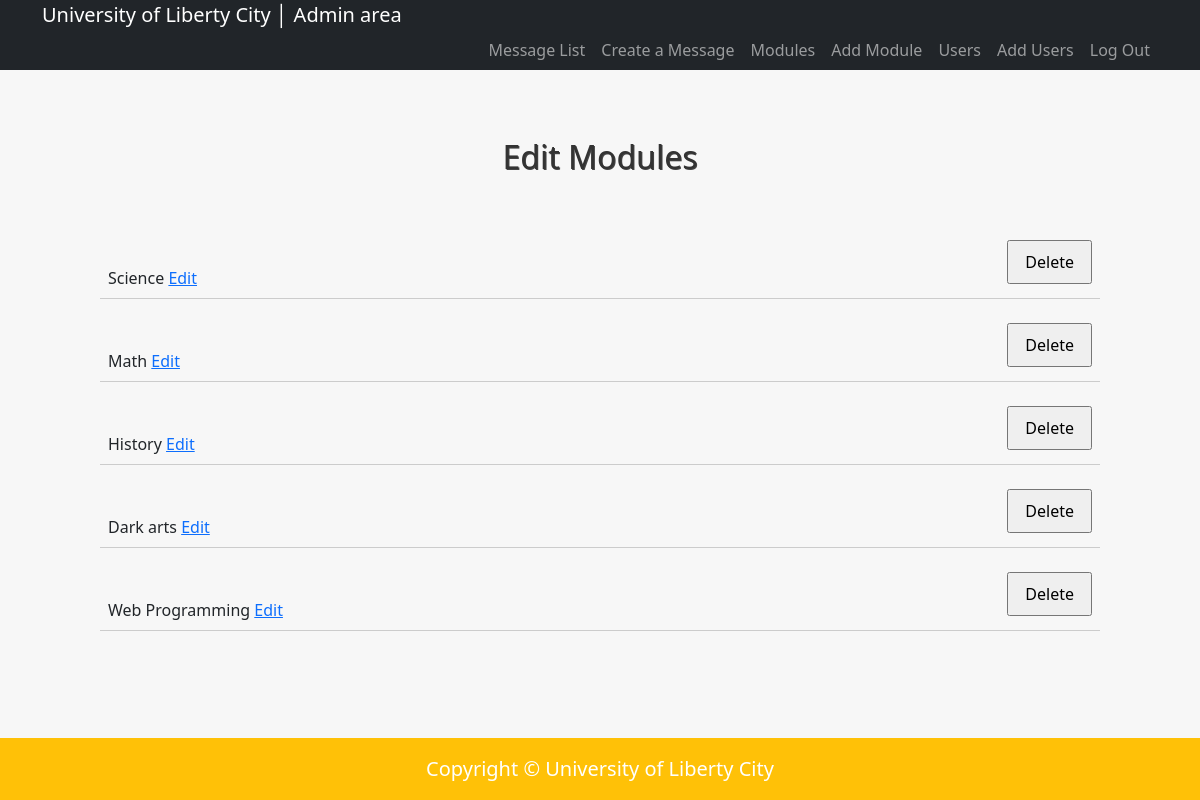
The app's page /admin/modules.php with its own data.
### tables this page shows
CREATE TABLE `category` (
  `id` int(11) NOT NULL,
  `categoryName` varchar(255) DEFAULT NULL
);

### admin/modules.php (called while the page is built, shortened)
<?php
try {
    include '../includes/DatabaseConnection.php';
    include '../includes/DatabaseFunctions.php';
    $categories = allCategories($pdo);
    include '../templates/adminmodules.html.php';
} catch (PDOException $e) {
    $title = 'An error has occurred';
    $output = 'Database error: ' . $e->getMessage() . ' in ' . $e->getFile() . ' on line ' . $e->getLine();
}
include '../templates/admin_layout.html.php';
?>

### includes/DatabaseFunctions.php (called while the page is built, shortened)
<?php
function query($pdo, $sql, $parameters = []) {
	$query = $pdo->prepare($sql);
	$query->execute($parameters);
	return $query;
}
function allCategories($pdo) {
	$categories = query($pdo, 'SELECT * FROM category');
	return $categories->fetchAll();
}

### templates/adminmodules.html.php (the view, shortened to what this page needs)
<h1 class="animated-header">Edit Modules</h1>
<?php foreach ($categories as $category): ?>
    <blockquote>
        <?= htmlspecialchars($category['categoryName'], ENT_QUOTES, 'UTF-8') ?>
        <a href="editmodule.php?id=<?= $category['id'] ?>">Edit</a>
        <form action="deletemodule.php" method="post">
            <input type="submit" value="Delete" onclick="return confirm('Are you sure you want to delete this category?');">
        </form>
    </blockquote>
<?php endforeach; ?>

### jokes.css (style rules this page uses)
* { margin: 0; padding: 0; }
body { font-family: Arial, Helvetica, Sans-serif; }
h1 { font-weight: normal; padding: 1.5em; color: white; text-shadow: 1px 1px 0px #444; width: 1000px; margin: auto; }
body { font-size: 1.2em; font-family: arial, helvetica, sans-serif }
input, label, select, textarea { float: left; width: 15em; margin-bottom: 1em; padding: 0.5em; }
input[type="submit"] { margin-left: 15em; width: auto; padding: 0.5em 1em; clear: both; font-size: 1em; }
form { overflow: auto; clear: both; display: block; }
blockquote { display: table; margin-bottom: 1em; border-bottom: 1px solid #ccc; padding: 0.5em; }
blockquote form { display: table-cell; width: 10%; }
.animated-header { text-align: center; font-size: 2em; color: #333; animation: fadeIn 2s, moveDown 1s ease-in-out; }

### records on screen
category: categoryName "Science"
category: categoryName "Math"
category: categoryName "History"
category: categoryName "Dark arts"
category: categoryName "Web Programming"
